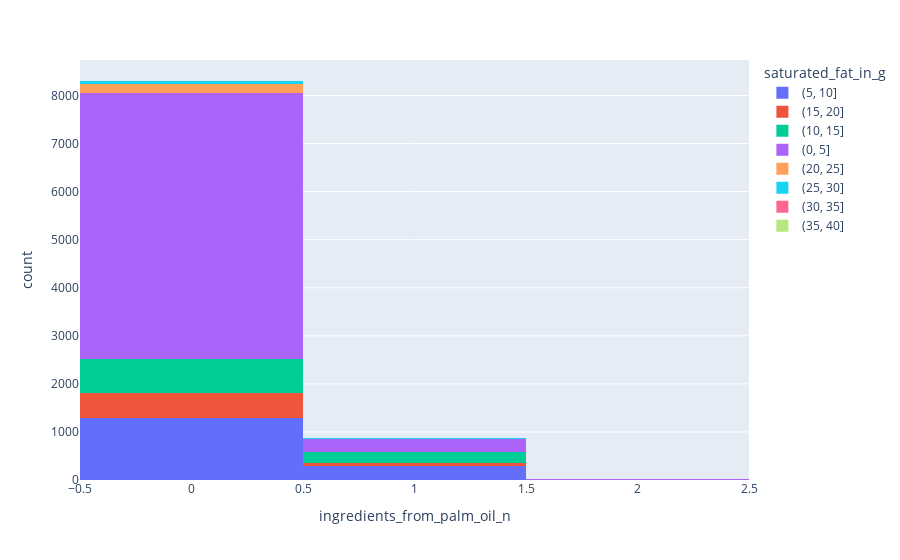

Notebook code for this chart:
### Code cell
import plotly.express as px
px.histogram(data, x="ingredients_from_palm_oil_n", color="saturated_fat_in_g").update_xaxes(categoryorder="category ascending")
# data.dropna(inplace = True)

### Figure 1 — Plotly figure (JSON) as saved in the notebook; plotly's stock layout.template omitted (floating-point values rounded to 4 significant figures; data arrays with more than 128 entries replaced by an {"elided": "..."} marker saying what was removed)
{"data": [{"alignmentgroup": "True", "bingroup": "x", "hovertemplate": "saturated_fat_in_g=(5, 10]<br>ingredients_from_palm_oil_n=%{x}<br>count=%{y}<extra></extra>", "legendgroup": "(5, 10]", "marker": {"color": "#636efa", "pattern": {"shape": ""}}, "name": "(5, 10]", "offsetgroup": "(5, 10]", "orientation": "v", "showlegend": true, "type": "histogram", "x": {"elided": "1589 int values"}, "xaxis": "x", "yaxis": "y"}, {"alignmentgroup": "True", "bingroup": "x", "hovertemplate": "saturated_fat_in_g=(15, 20]<br>ingredients_from_palm_oil_n=%{x}<br>count=%{y}<extra></extra>", "legendgroup": "(15, 20]", "marker": {"color": "#EF553B", "pattern": {"shape": ""}}, "name": "(15, 20]", "offsetgroup": "(15, 20]", "orientation": "v", "showlegend": true, "type": "histogram", "x": {"elided": "591 int values"}, "xaxis": "x", "yaxis": "y"}, {"alignmentgroup": "True", "bingroup": "x", "hovertemplate": "saturated_fat_in_g=(10, 15]<br>ingredients_from_palm_oil_n=%{x}<br>count=%{y}<extra></extra>", "legendgroup": "(10, 15]", "marker": {"color": "#00cc96", "pattern": {"shape": ""}}, "name": "(10, 15]", "offsetgroup": "(10, 15]", "orientation": "v", "showlegend": true, "type": "histogram", "x": {"elided": "936 int values"}, "xaxis": "x", "yaxis": "y"}, {"alignmentgroup": "True", "bingroup": "x", "hovertemplate": "saturated_fat_in_g=(0, 5]<br>ingredients_from_palm_oil_n=%{x}<br>count=%{y}<extra></extra>", "legendgroup": "(0, 5]", "marker": {"color": "#ab63fa", "pattern": {"shape": ""}}, "name": "(0, 5]", "offsetgroup": "(0, 5]", "orientation": "v", "showlegend": true, "type": "histogram", "x": {"elided": "5809 int values"}, "xaxis": "x", "yaxis": "y"}, {"alignmentgroup": "True", "bingroup": "x", "hovertemplate": "saturated_fat_in_g=(20, 25]<br>ingredients_from_palm_oil_n=%{x}<br>count=%{y}<extra></extra>", "legendgroup": "(20, 25]", "marker": {"color": "#FFA15A", "pattern": {"shape": ""}}, "name": "(20, 25]", "offsetgroup": "(20, 25]", "orientation": "v", "showlegend": true, "type": "histogram", "x": {"elided": "213 int values"}, "xaxis": "x", "yaxis": "y"}, {"alignmentgroup": "True", "bingroup": "x", "hovertemplate": "saturated_fat_in_g=(25, 30]<br>ingredients_from_palm_oil_n=%{x}<br>count=%{y}<extra></extra>", "legendgroup": "(25, 30]", "marker": {"color": "#19d3f3", "pattern": {"shape": ""}}, "name": "(25, 30]", "offsetgroup": "(25, 30]", "orientation": "v", "showlegend": true, "type": "histogram", "x": [0, 0, 0, 0, 0, 0, 0, 0, 0, 1, 0, 0, 0, 0, 1, 0, 0, 0, 0, 0, 0, 0, 0, 0, 0, 0, 1, 0, 0, 0, 0, 0, 0, 0, 0, 0, 0, 0, 0, 0, 0, 0, 0, 0, 0, 0, 0, 0], "xaxis": "x", "yaxis": "y"}, {"alignmentgroup": "True", "bingroup": "x", "hovertemplate": "saturated_fat_in_g=(30, 35]<br>ingredients_from_palm_oil_n=%{x}<br>count=%{y}<extra></extra>", "legendgroup": "(30, 35]", "marker": {"color": "#FF6692", "pattern": {"shape": ""}}, "name": "(30, 35]", "offsetgroup": "(30, 35]", "orientation": "v", "showlegend": true, "type": "histogram", "x": [0, 1, 1, 1, 1, 0, 0, 0, 1, 0, 0], "xaxis": "x", "yaxis": "y"}, {"alignmentgroup": "True", "bingroup": "x", "hovertemplate": "saturated_fat_in_g=(35, 40]<br>ingredients_from_palm_oil_n=%{x}<br>count=%{y}<extra></extra>", "legendgroup": "(35, 40]", "marker": {"color": "#B6E880", "pattern": {"shape": ""}}, "name": "(35, 40]", "offsetgroup": "(35, 40]", "orientation": "v", "showlegend": true, "type": "histogram", "x": [0, 0], "xaxis": "x", "yaxis": "y"}], "layout": {"barmode": "relative", "legend": {"title": {"text": "saturated_fat_in_g"}, "tracegroupgap": 0}, "margin": {"t": 60}, "xaxis": {"anchor": "y", "categoryorder": "category ascending", "domain": [0, 1], "title": {"text": "ingredients_from_palm_oil_n"}}, "yaxis": {"anchor": "x", "domain": [0, 1], "title": {"text": "count"}}}}
